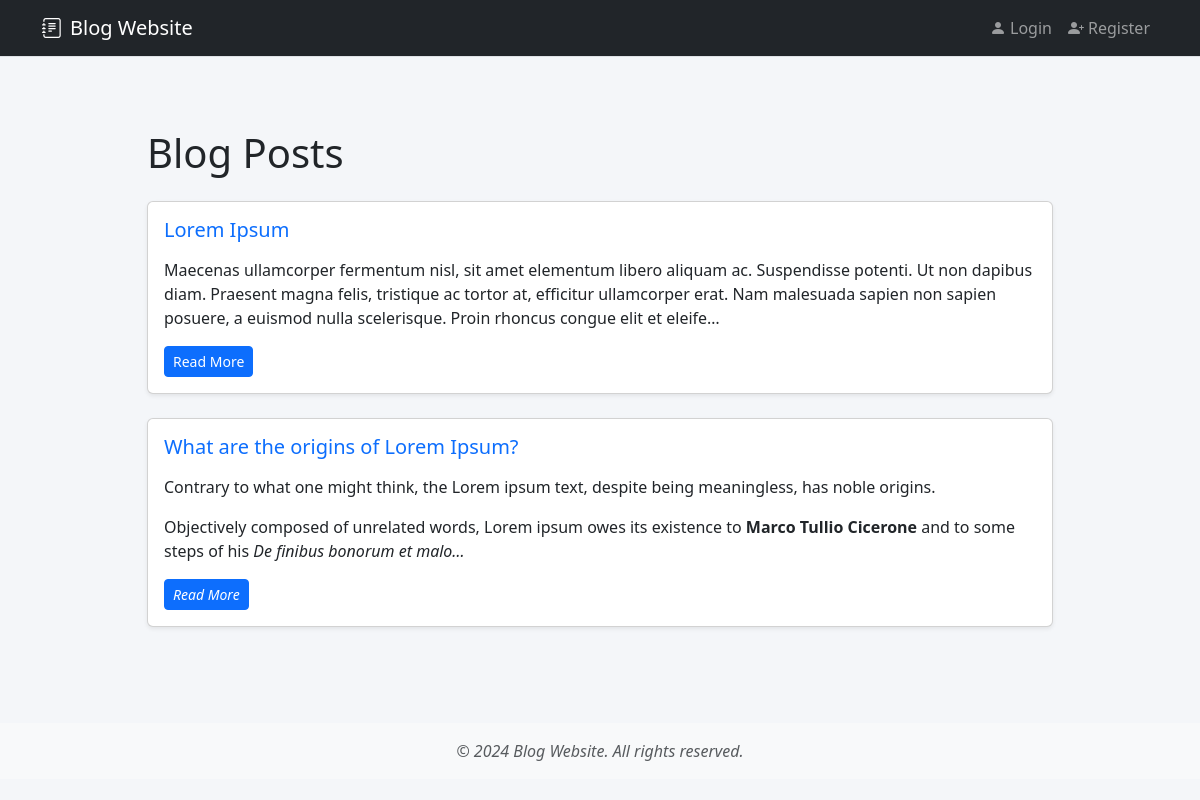
The page / on the database its author committed.
### blog/models.py (models this page shows, shortened)
class Post(models.Model):
    title = models.CharField(max_length=255)
    author = models.ForeignKey(User, on_delete=models.CASCADE, default=1)
    content = RichTextField(blank=True, null=True)
    likes = models.ManyToManyField(User, related_name='blog_posts')

### blog/views.py (the view)
# urls.py: path('', blog_list),
def blog_list(request):
   post = Post.objects.all()
   context = {
       'blog_list':post
   }
   return render(request, "blog/blog_list.html",context)

### blog/templates/blog/blog_list.html (shortened to what this page needs)
{% extends "blog/base.html" %}
{% block content %}
<div class="container py-5">
    <div class="row">
        <div class="col-lg-10 mx-auto">
            <div class="d-flex justify-content-between align-items-center mb-4">
                <h3 class="display-6 m-0">Blog Posts</h3>
            </div>
            <div class="blog-list">
                {% for list in blog_list %}
                    <div class="card mb-4 shadow-sm">
                        <div class="card-body">
                            <h5 class="card-title">
                                <a href="{{ list.id }}" class="text-decoration-none">{{ list.title }}</a>
                            </h5>
                            <p class="card-text text-muted">{{ list.content|truncatechars:300|safe }}</p>
                            <div class="d-flex justify-content-between align-items-center">
                                <a href="{{ list.id }}" class="btn btn-primary btn-sm">Read More</a>
                            </div>
                        </div>
                    </div>
                {% empty %}
                    <div class="alert alert-light text-center">
                        No blog posts available.
                    </div>
                {% endfor %}
            </div>
        </div>
    </div>
</div>
{% endblock %}

### blog/templates/blog/base.html (style rules this page uses)
body { background-color: #f4f6f9; }

### rows shown on the page
Post: title "Lorem Ipsum", content "Maecenas ullamcorper fermentum nisl, sit amet elementum libero aliquam ac. Suspendisse potenti. Ut non dapibus diam. Praesent magna felis, tristique ac tortor at, efficitur ullamcorper erat. Nam malesuada sapien non sapien posuere, a euismod nulla scelerisque. Proin rhoncus congue elit et eleife…"
Post: title "What are the origins of Lorem Ipsum?", content "Contrary to what one might think, the Lorem ipsum text, despite being meaningless, has noble origins. Objectively composed of unrelated words, Lorem ipsum owes its existence to Marco Tullio Cicerone and to some steps of his De finibus bonorum et malo…"
